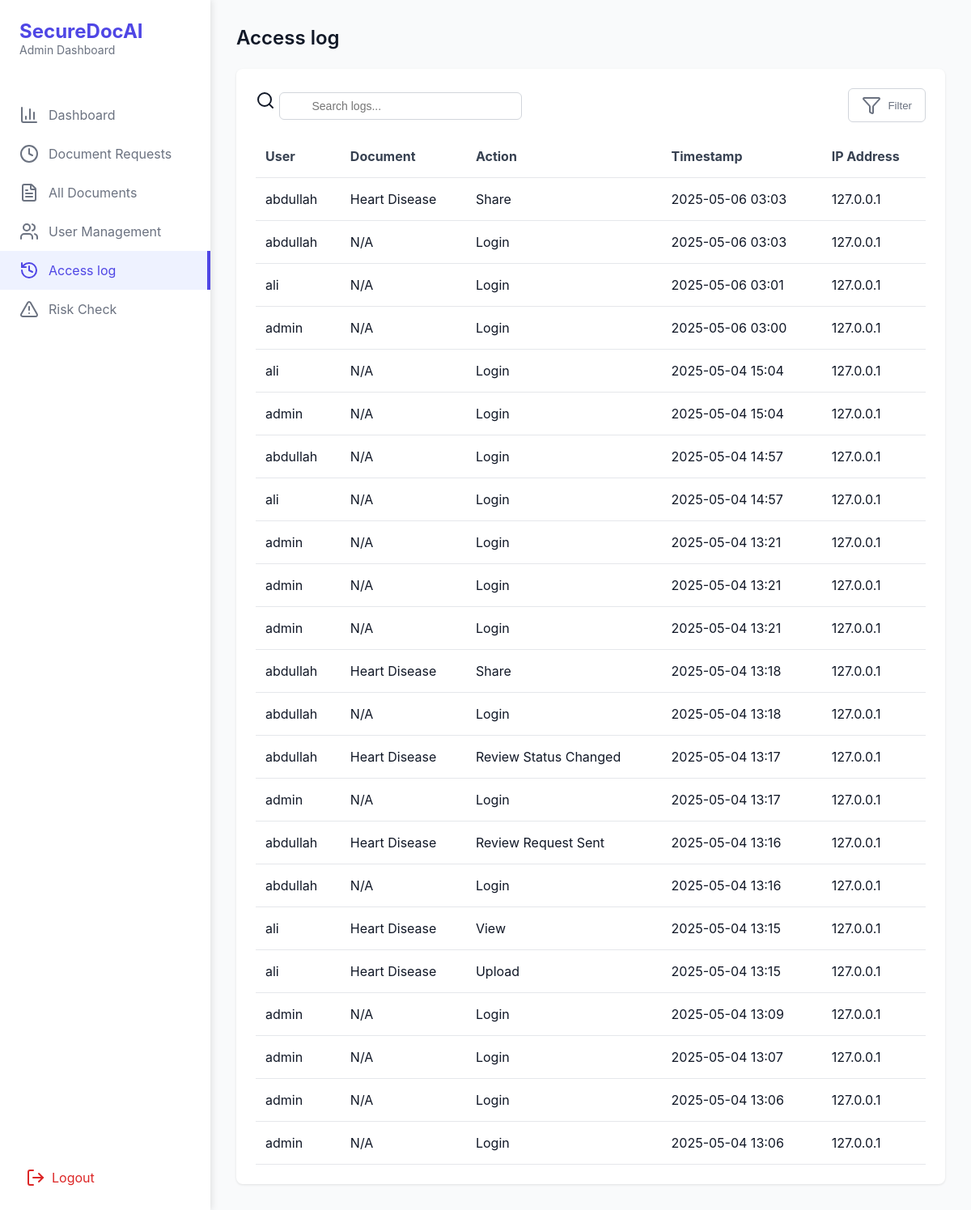
The app's page /Dashboard/Admin/Access_logs/ with its own data.
### SecureDocAI/models.py (models this page shows, shortened)
class AccessLog(models.Model):
    ACTION_CHOICES = [
        ('upload', 'Upload'),
        ('view', 'View'),
        ('share', 'Share'),
        ('download', 'Download'),
        ('review_request', 'Review Request Sent'),
        ('review_status', 'Review Status Changed'),
        ('login', 'Login'),
        ('logout', 'Logout'),
        ('delete', 'Delete'),
    ]
    user = models.ForeignKey(User, on_delete=models.CASCADE)
    document = models.ForeignKey(Document, on_delete=models.CASCADE, null=True, blank=True)
    action = models.CharField(max_length=20, choices=ACTION_CHOICES)
    timestamp = models.DateTimeField(auto_now_add=True)
    ip_address = models.GenericIPAddressField(null=True, blank=True)
    metadata = models.JSONField(null=True, blank=True)  # Optional: details like reason or device info

class User(models.Model):
    ROLE_CHOICES = [
        ('admin', 'Admin'),
        ('uploader', 'Uploader'),
        ('reviewer', 'Reviewer'),
    ]
    id = models.UUIDField(primary_key=True, default=uuid.uuid4, editable=False)
    username = models.CharField(max_length=150, unique=True)
    email = models.EmailField(unique=True)
    password = models.CharField(max_length=128)  # store hashed password
    otp_code = models.CharField(max_length=6, null=True, blank=True)
    otp_created_at = models.DateTimeField(null=True, blank=True)
    is_verified = models.BooleanField(default=False)
    rsa_public_key = models.TextField()
    rsa_private_key_encrypted = models.TextField()  # encrypted with AES or password
    role = models.CharField(max_length=10, choices=ROLE_CHOICES)
    date_joined = models.DateTimeField(default=timezone.now)
    failed_login_attempts = models.IntegerField(default=0)
    lockout_until = models.DateTimeField(null=True, blank=True)

class Document(models.Model):
    uploader = models.ForeignKey(User, on_delete=models.CASCADE, related_name='uploaded_documents')
    title = models.CharField(max_length=255)
    description = models.TextField(blank=True, null=True)
    encrypted_file = models.FileField(upload_to='encrypted/')
    encrypted_aes_key = models.BinaryField()
    encrypted_metadata = models.BinaryField(blank=True, null=True)
    classification = models.CharField(max_length=100)
    uploaded_at = models.DateTimeField(auto_now_add=True)
    is_available = models.BooleanField(default=True)

### SecureDocAI/views.py (the view)
# urls.py: path('Dashboard/Admin/Access_logs/', accesslog_admin_view, name="admin_accesslog"),
def accesslog_admin_view(request):
    logs = AccessLog.objects.select_related('user', 'document').order_by('-timestamp')
    content = {
        'access_logs': logs
    }
    return render(request, 'SecureDocAI/admin/accesslog.html', context=content)

### SecureDocAI/templates/SecureDocAI/admin/accesslog.html (shortened to what this page needs)
{% extends "SecureDocAI/admin/layout.html" %}
{% load static %}
{% block content %}
<div class="sidebar">
    <div class="sidebar-header">
        <h1>SecureDocAI</h1>
        <p>Admin Dashboard</p>
    </div>
    <nav class="sidebar-nav">
        <a href="{% url 'admin_dashboard' %}" class="nav-item " data-tab="dashboard">
            <i data-lucide="bar-chart-3"></i>
            Dashboard
        </a>
        <a href="{% url 'admin_Requests' %}" class="nav-item "  data-tab="requests">
            <i data-lucide="clock"></i>
            Document Requests
        </a>
        <a href="{% url 'admin_Doc' %}" class="nav-item" data-tab="documents">
            <i data-lucide="file-text"></i>
            All Documents
        </a>
        <a href="{%  url 'admin_users' %}" class="nav-item" data-tab="users">
            <i data-lucide="users"></i>
            User Management
        </a>
        <a href="{% url 'admin_accesslog' %}" class="nav-item active" data-tab="settings">
            <i data-lucide="history"></i>
            Access log
        </a>
        <a href="{% url 'admin_risk' %}" class="nav-item" data-tab="settings">
            <i data-lucide="alert-triangle	"></i>
            Risk Check
        </a>
    </nav>
    <a href="{% url 'logout' %}" class="logout-btn">
        <i data-lucide="log-out"></i>
        Logout
    </a>
</div>
<main class="main-content">
    <section>
        <h2>Access log</h2>
        <div class="card">
            <div class="table-header">
                <div class="search-box">
                    <i data-lucide="search"></i>
                    <input type="text"  id="searchInput" placeholder="Search logs..." />
                </div>
                <button class="filter-btn">
                    <i data-lucide="filter"></i> Filter
                </button>
            </div>
            <table>
                <thead>
                    <tr>
                        <th>User</th>
                        <th>Document</th>
                        <th>Action</th>
                        <th>Timestamp</th>
                        <th>IP Address</th>
                    </tr>
                </thead>
                <tbody id="riskLogTable" >
                    {% for log in access_logs %}
                    <tr>
                        <td>{{ log.user.username }}</td>
                        <td>{% if log.document %}{{ log.document.title }}{% else %}N/A{% endif %}</td>
                        <td>{{ log.get_action_display }}</td>
                        <td>{{ log.timestamp|date:"Y-m-d H:i" }}</td>
                        <td>{{ log.ip_address|default:"N/A" }}</td>
                    </tr>
                    {% empty %}
                    <tr>
                        <td colspan="6" class="table-no-logs">No access logs found.</td>
                    </tr>
                    {% endfor %}
                </tbody>
            </table>
        </div>
    </section>
</main>
{% endblock %}

### SecureDocAI/templates/SecureDocAI/admin/layout.html (shortened to what this page needs)
{% load static %}
<!DOCTYPE html>
<html lang="en">
<head>
    <link rel="stylesheet" href="{% static 'styles/admin.css' %}">
</head>
<body>
    <div class="container">
    {% block content %}{% endblock %}
    </div>
</body>
</html>

### SecureDocAI/static/styles/admin.css (style rules this page uses)
* { margin: 0; padding: 0; box-sizing: border-box; }
body { font-family: -apple-system, BlinkMacSystemFont, "Segoe UI", Roboto, "Helvetica Neue", Arial, sans-serif; background-color: #f9fafb; color: #111827; }
.container { display: flex; min-height: 100vh; }
.sidebar { width: 260px; background-color: white; box-shadow: 2px 0 8px rgba(0, 0, 0, 0.1); display: flex; flex-direction: column; }
.sidebar-header { padding: 1.5rem; }
.sidebar-header h1 { color: #4f46e5; font-size: 1.5rem; font-weight: bold; }
.sidebar-header p { color: #6b7280; font-size: 0.875rem; }
.sidebar-nav { flex: 1; padding-top: 1.5rem; }
.nav-item { width: 100%; padding: 0.75rem 1.5rem; display: flex; align-items: center; gap: 0.75rem; color: #6b7280; background: none; border: none; cursor: pointer; text-align: left; font-size: 1rem; }
.nav-item.active { color: #4f46e5; background-color: #eef2ff; border-right: 4px solid #4f46e5; }
.logout-btn { margin: 1rem; padding: 0.75rem 1rem; display: flex; align-items: center; gap: 0.5rem; color: #dc2626; background: none; border: none; border-radius: 0.5rem; cursor: pointer; font-size: 1rem; }
.main-content { flex: 1; padding: 2rem; }
h2 { font-size: 1.5rem; font-weight: 600; margin-bottom: 1.5rem; }
.card { background-color: white; border-radius: 0.5rem; box-shadow: 0 1px 3px rgba(0, 0, 0, 0.1); padding: 1.5rem; }
.table-header { display: flex; justify-content: space-between; align-items: center; margin-bottom: 1rem; }
.search-box { position: relative; }
.search-box input { padding: 0.5rem 0.75rem 0.5rem 2.5rem; border: 1px solid #d1d5db; border-radius: 0.375rem; font-size: 0.875rem; width: 300px; }
.filter-btn { display: flex; align-items: center; gap: 0.5rem; padding: 0.5rem 1rem; background: none; border: 1px solid #d1d5db; border-radius: 0.375rem; color: #6b7280; cursor: pointer; }
table { width: 100%; border-collapse: collapse; }
th { text-align: left; padding: 1rem 0.75rem; color: #374151; border-bottom: 1px solid #e5e7eb; }
td { padding: 1rem 0.75rem; border-bottom: 1px solid #e5e7eb; }

### SecureDocAI/templates/SecureDocAI/admin/accesslog.html (style rules this page uses)
a { text-decoration: none; }

### records on screen
AccessLog: user.username "abdullah", document "Heart Disease", action "Share", timestamp "2025-05-06 03:03", ip_address "127.0.0.1"
AccessLog: user.username "abdullah", shows "N/A", action "Login", timestamp "2025-05-06 03:03", ip_address "127.0.0.1"
AccessLog: user.username "ali", shows "N/A", action "Login", timestamp "2025-05-06 03:01", ip_address "127.0.0.1"
AccessLog: user.username "admin", shows "N/A", action "Login", timestamp "2025-05-06 03:00", ip_address "127.0.0.1"
AccessLog: user.username "ali", shows "N/A", action "Login", timestamp "2025-05-04 15:04", ip_address "127.0.0.1"
AccessLog: user.username "admin", shows "N/A", action "Login", timestamp "2025-05-04 15:04", ip_address "127.0.0.1"
AccessLog: user.username "abdullah", shows "N/A", action "Login", timestamp "2025-05-04 14:57", ip_address "127.0.0.1"
AccessLog: user.username "ali", shows "N/A", action "Login", timestamp "2025-05-04 14:57", ip_address "127.0.0.1"
AccessLog: user.username "admin", shows "N/A", action "Login", timestamp "2025-05-04 13:21", ip_address "127.0.0.1"
AccessLog: user.username "admin", shows "N/A", action "Login", timestamp "2025-05-04 13:21", ip_address "127.0.0.1"
AccessLog: user.username "admin", shows "N/A", action "Login", timestamp "2025-05-04 13:21", ip_address "127.0.0.1"
AccessLog: user.username "abdullah", document "Heart Disease", action "Share", timestamp "2025-05-04 13:18", ip_address "127.0.0.1"
AccessLog: user.username "abdullah", shows "N/A", action "Login", timestamp "2025-05-04 13:18", ip_address "127.0.0.1"
AccessLog: user.username "abdullah", document "Heart Disease", action "Review Status Changed", timestamp "2025-05-04 13:17", ip_address "127.0.0.1"
AccessLog: user.username "admin", shows "N/A", action "Login", timestamp "2025-05-04 13:17", ip_address "127.0.0.1"
AccessLog: user.username "abdullah", document "Heart Disease", action "Review Request Sent", timestamp "2025-05-04 13:16", ip_address "127.0.0.1"
AccessLog: user.username "abdullah", shows "N/A", action "Login", timestamp "2025-05-04 13:16", ip_address "127.0.0.1"
AccessLog: user.username "ali", document "Heart Disease", action "View", timestamp "2025-05-04 13:15", ip_address "127.0.0.1"
AccessLog: user.username "ali", document "Heart Disease", action "Upload", timestamp "2025-05-04 13:15", ip_address "127.0.0.1"
AccessLog: user.username "admin", shows "N/A", action "Login", timestamp "2025-05-04 13:09", ip_address "127.0.0.1"
AccessLog: user.username "admin", shows "N/A", action "Login", timestamp "2025-05-04 13:07", ip_address "127.0.0.1"
AccessLog: user.username "admin", shows "N/A", action "Login", timestamp "2025-05-04 13:06", ip_address "127.0.0.1"
AccessLog: user.username "admin", shows "N/A", action "Login", timestamp "2025-05-04 13:06", ip_address "127.0.0.1"
